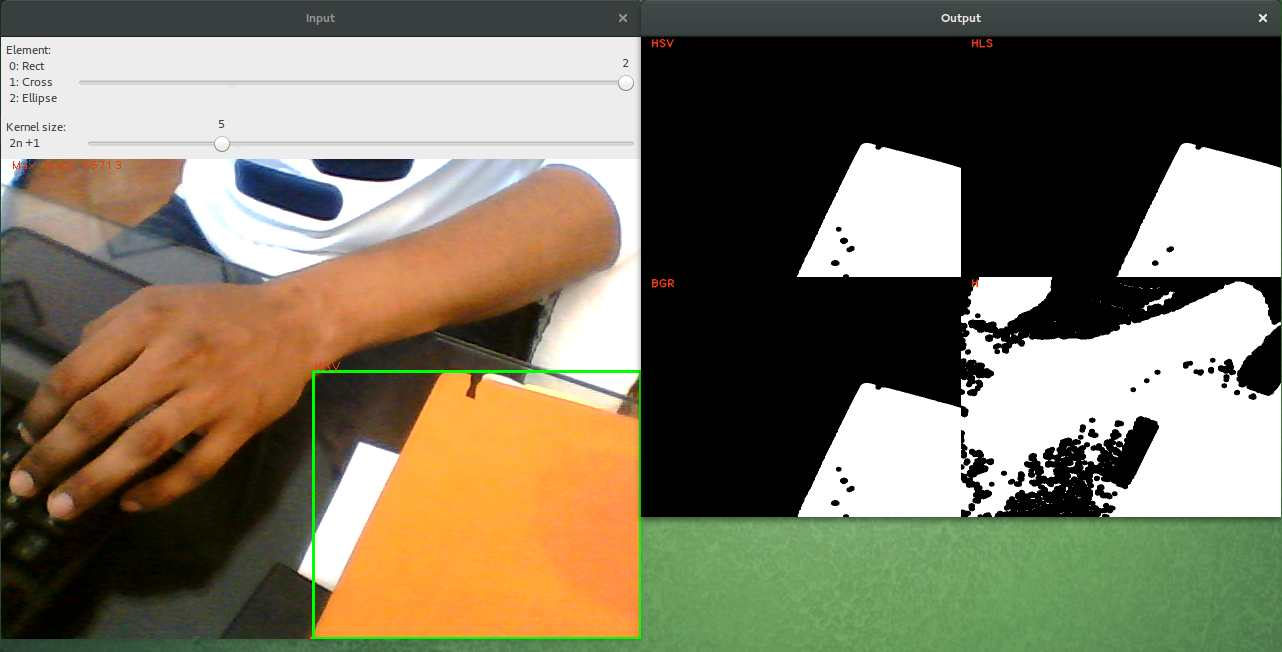
//> input picture ejem1.jpg, 1282 x 652 px, given in place of the camera
$ ./mainSegmentador   (built with g++ and OpenCV 4)
//> lines starting //> are read from the running program, lines starting //| are printed output that depends on the picture; after the words box and inside, x2 and y2 are one past the last pixel; in counts of white or black regions, pixels touching at a corner belong together
//> further down, imgSrc is the input picture: 652 rows x 1282 cols, CV_8UC3; mean B, G, R 97.7, 118.4, 125.5
### src/Segmenter.h
#ifndef _SEGMENTADOR_H_
#define _SEGMENTADOR_H_

#include "opencv2/highgui/highgui.hpp"
#include "opencv2/core/core_c.h"
#include "opencv2/core/core.hpp"
#include "opencv2/imgproc/imgproc_c.h"
#include "opencv2/imgproc/imgproc.hpp"


using namespace cv;

class Segmenter{

public:


    // [8 lines left out: function colorSegmentHSV, not called in this run]

        static Mat colorSegmentHSV(Mat bgr,Mat element, Scalar minHSV, Scalar maxHSV)
        {
//> called with minHSV = Scalar(180, 255, 255), maxHSV = Scalar(0)
            Mat hsv;
            Mat maskHSV;

            cvtColor(bgr, hsv, CV_BGR2HSV);
//> hsv: 652 rows x 1282 cols, CV_8UC3; mean H, S, V 26.7, 66.5, 133.4
            inRange(hsv, minHSV, maxHSV, maskHSV);
//> maskHSV: 652 rows x 1282 cols, CV_8UC1; every value is 0
            dilate(maskHSV,maskHSV, element);
            erode(maskHSV,maskHSV, element);

            return maskHSV;

        }


        // [7 lines left out: function colorSegmentHLS, not called in this run]


        static Mat colorSegmentHLS(Mat bgr,Mat element, Scalar minHLS, Scalar maxHLS)
        {
//> called with minHLS = Scalar(180, 255, 255), maxHLS = Scalar(0)
            Mat hls;
            Mat maskHLS;

            cvtColor(bgr, hls, CV_BGR2HLS);
//> hls: 652 rows x 1282 cols, CV_8UC3; mean of channels 0, 1, 2 26.7, 114.8, 66.8
            inRange(hls, minHLS, maxHLS, maskHLS);
            dilate(maskHLS,maskHLS, element);
            erode(maskHLS,maskHLS, element);

            return maskHLS;
        }


        static Mat colorSegmentH(Mat bgr,Mat element, int minvalueH, int maxvalueH)
        {
//> called with minvalueH = 180, maxvalueH = 0

            Mat hls_s[3];   //destination array
            Mat hls;
            Mat h;
            Mat maskH;

            cvtColor(bgr, hls, CV_BGR2HLS);
            split(hls,hls_s);//split source
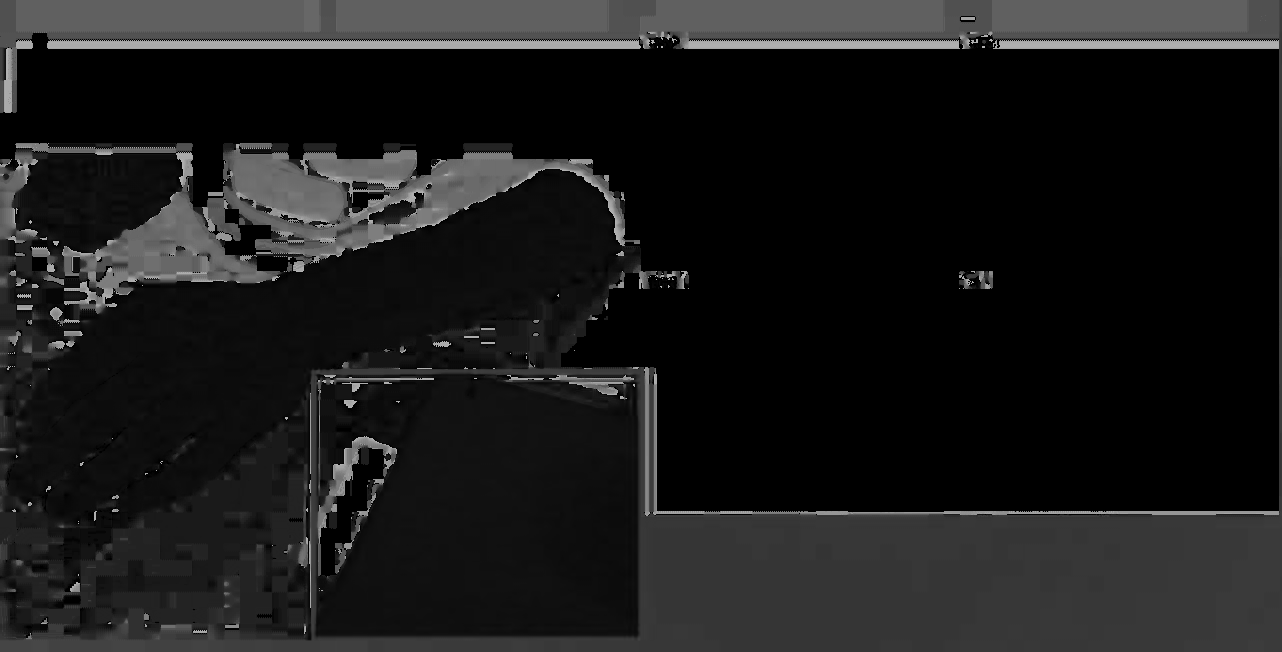
//> hls_s[0]: 652 rows x 1282 cols, CV_8UC1; min 0, max 180, mean 26.7
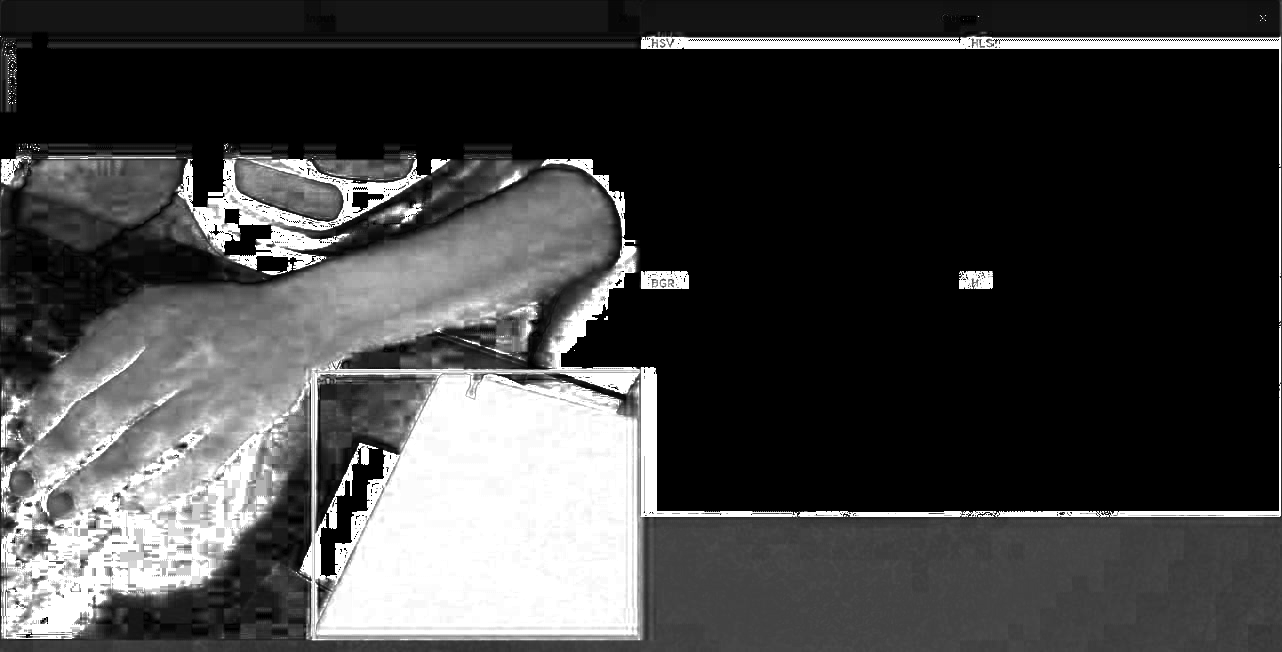
//> hls_s[2]: 652 rows x 1282 cols, CV_8UC1; min 0, max 255, mean 66.8

            h=hls_s[0];

            inRange(h, minvalueH, maxvalueH,maskH);
            dilate(maskH,maskH, element);
            erode(maskH,maskH, element);

            return maskH;
        }


        // [7 lines left out: function colorSegmentBGR, not called in this run]


        static Mat colorSegmentBGR(Mat bgr,Mat element, Scalar minBGR, Scalar maxBGR )
        {
            Mat maskBGR;

            inRange(bgr, minBGR, maxBGR, maskBGR);
            dilate(maskBGR,maskBGR, element);
            erode(maskBGR,maskBGR, element);

            return maskBGR;
        }
};


#endif

### src/mainSegmentador.cpp
#include <stdlib.h>
#include <iostream>
#include <stdio.h>

#include "opencv2/highgui/highgui.hpp"
#include "opencv2/core/core_c.h"
#include "opencv2/core/core.hpp"
#include "opencv2/imgproc/imgproc_c.h"
#include "opencv2/imgproc/imgproc.hpp"
#include "Segmenter.h"


using namespace std;
using namespace cv;


Mat imgSrc;
Mat element;


bool started=false;
int  xi, yi;

Scalar seedHSV;
Scalar seedHLS;

int structure_elem = 2;
int structure_size = 5;
int const max_elem = 2;
int const max_kernel_size = 21;


int minvalueH_HSV = 180;
int maxvalueH_HSV = 0;
int minvalueV_HSV = 255;
int maxvalueV_HSV = 0;
int minvalueS_HSV = 255;
int maxvalueS_HSV = 0;
int minvalueH_HLS = 180;
int maxvalueH_HLS = 0;
int minvalueL_HLS = 255;
int maxvalueL_HLS = 0;
int minvalueS_HLS = 255;
int maxvalueS_HLS = 0;
int minvalueB_BGR = 180;
int maxvalueB_BGR = 0;
int minvalueG_BGR = 255;
int maxvalueG_BGR = 0;
int minvalueR_BGR = 255;
int maxvalueR_BGR = 0;


void createElement( int, void* )
{
    int erosion_type;
    if( structure_elem == 0 ){ erosion_type = MORPH_RECT; }
    else if( structure_elem == 1 ){ erosion_type = MORPH_CROSS; }
    else if( structure_elem == 2) { erosion_type = MORPH_ELLIPSE; }

    Size size   = Size( 2*structure_size + 1, 2*structure_size+1 );
    Point point = Point( structure_size, structure_size );

    element     = getStructuringElement( erosion_type, size, point);
}

// [136 lines left out: functions elementToString, onMouse, updateTrackBars, createTrackBars, not called in this run]

int rectBoundColorMaxArea(Mat mask, Mat& output, string nameRect){
//> called with nameRect = "HSV"
    vector<vector<Point> > contours;
    vector<Vec4i> hierarchy;

    findContours( mask, contours, hierarchy, CV_RETR_TREE, CV_CHAIN_APPROX_SIMPLE, Point(0, 0) );
//> contours = 0 contours

    int largest_area=0;
    int largest_contour_index=0;
    Rect bounding_rect;
    for( int i = 0; i< contours.size(); i++ )
    {
        //  Find the area of contour
        double a=contourArea( contours[i],false);
        if(a>largest_area){
            largest_area=a;
            // Store the index of largest contour
            largest_contour_index=i;
            // Find the bounding rectangle for biggest contour
            bounding_rect=boundingRect(contours[i]);
        }
    }
//> this loop made 0 passes
//> after the loop, largest_area = 0; largest_contour_index = 0; bounding_rect = Rect(0, 0, 0, 0)

    rectangle(output, bounding_rect,  Scalar(0,255,0),2, 8,0);

    putText(output, nameRect, Point2f(bounding_rect.x,bounding_rect.y), FONT_HERSHEY_PLAIN, 0.9,  Scalar(017,070,244,255));
    return largest_area;
}


int main(int num, char* args[])
{
    char c;
    bool seeTrackbars = false;
    char lastChose = '1';

    char str[400];


    VideoCapture cap(0); // open the camera
    if(!cap.isOpened())  // check if we succeeded
        return -1;

    createElement(0,0);

    cvNamedWindow( "Input", CV_WINDOW_AUTOSIZE );
    cvSetMouseCallback("Input", onMouse, 0);
    createTrackbar( "Element:\n 0: Rect \n 1: Cross \n 2: Ellipse", "Input",&structure_elem, max_elem, createElement);
    createTrackbar( "Kernel size:\n 2n +1", "Input",&structure_size, max_kernel_size, createElement);


    Scalar minScalar;
    Scalar maxScalar;

    do{
        cap >> imgSrc; // get a new frame from camera
        Mat bgr;
        imgSrc.copyTo(bgr);

        minScalar = Scalar(minvalueH_HSV,minvalueS_HSV,minvalueV_HSV);
        maxScalar = Scalar(maxvalueH_HSV, maxvalueS_HSV, maxvalueV_HSV);
        Mat resultHSV = Segmenter::colorSegmentHSV( bgr, element, minScalar, maxScalar);

        minScalar = Scalar(minvalueH_HLS, minvalueL_HLS, minvalueS_HLS);
        maxScalar = Scalar(maxvalueH_HLS, maxvalueL_HLS, maxvalueS_HLS);
        Mat resultHLS = Segmenter::colorSegmentHLS( bgr, element,minScalar, maxScalar);

        Mat resultH   = Segmenter::colorSegmentH( bgr, element, minvalueH_HLS, maxvalueH_HLS);

        minScalar = Scalar(minvalueB_BGR, minvalueG_BGR, minvalueR_BGR);
        maxScalar = Scalar(maxvalueB_BGR, maxvalueG_BGR, maxvalueR_BGR);
        Mat resultBGR = Segmenter::colorSegmentBGR( bgr, element, minScalar, maxScalar);

        int largest_area;
        switch ( lastChose ) {
            case '1':
                largest_area = rectBoundColorMaxArea(resultHSV,bgr,"HSV");
//> largest_area = 0
            break;
            case '2':
                largest_area = rectBoundColorMaxArea(resultHLS,bgr,"HLS");
                break;
            case '3':
                largest_area = rectBoundColorMaxArea(resultBGR,bgr,"BGR");
                break;
            case '4':
                largest_area = rectBoundColorMaxArea(resultH,bgr,"H");
                break;
            default:
                largest_area = rectBoundColorMaxArea(resultHSV,bgr,"HSV");

        }


        sprintf(str,"Max area: %i",largest_area);
//> str = "Max area: 0"
        putText(bgr, str, Point2f(10,10), FONT_HERSHEY_PLAIN, 0.9,  Scalar(017,070,244,255));
        putText(bgr, "t : see/dissapear trackbars", Point2f(10,30), FONT_HERSHEY_PLAIN, 0.9,  Scalar(017,070,244,255));
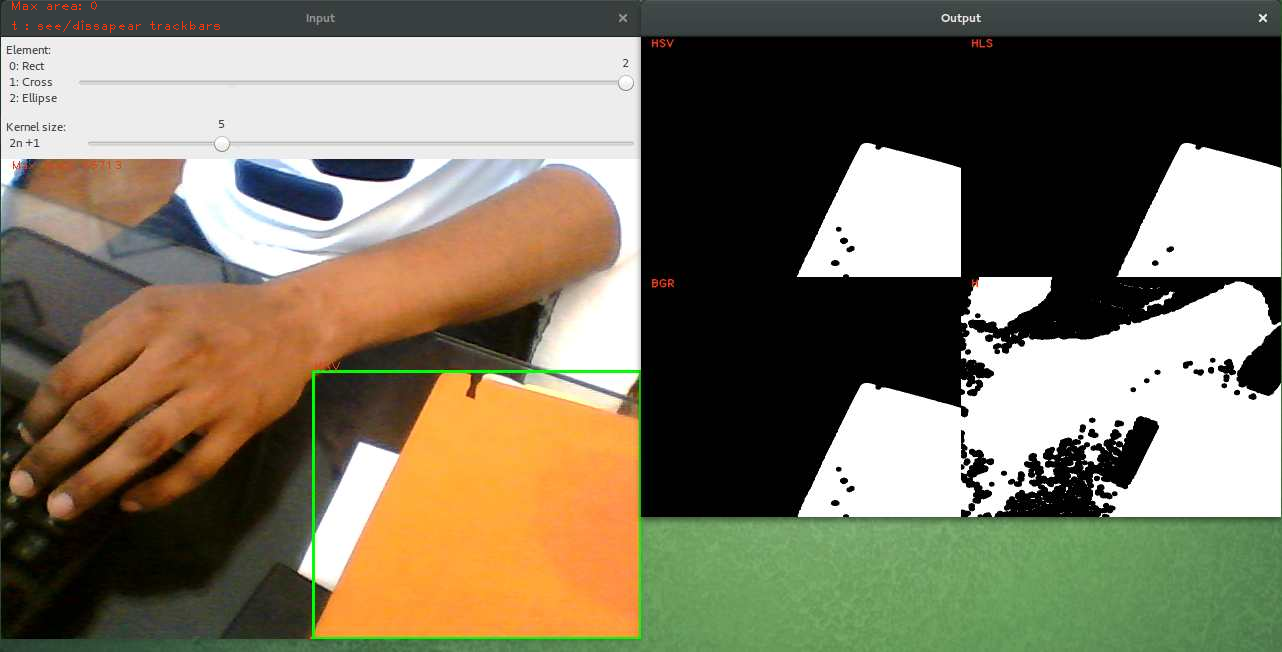
//> bgr: 652 rows x 1282 cols, CV_8UC3; mean B, G, R 97.7, 118.4, 125.6
        putText(bgr, "p : print trained values", Point2f(10,40), FONT_HERSHEY_PLAIN, 0.9,  Scalar(017,070,244,255));
//> bgr: 652 rows x 1282 cols, CV_8UC3; 284 pixels changed, all inside (x1, y1, x2, y2) = (12, 30, 186, 43)


        cvtColor(resultHSV, resultHSV,CV_GRAY2BGR);
//> resultHSV: 652 rows x 1282 cols, CV_8UC3; every value is 0
        putText(resultHSV, "HSV", Point2f(20,20), FONT_HERSHEY_PLAIN, 1.5,  Scalar(017,070,244,255),2);
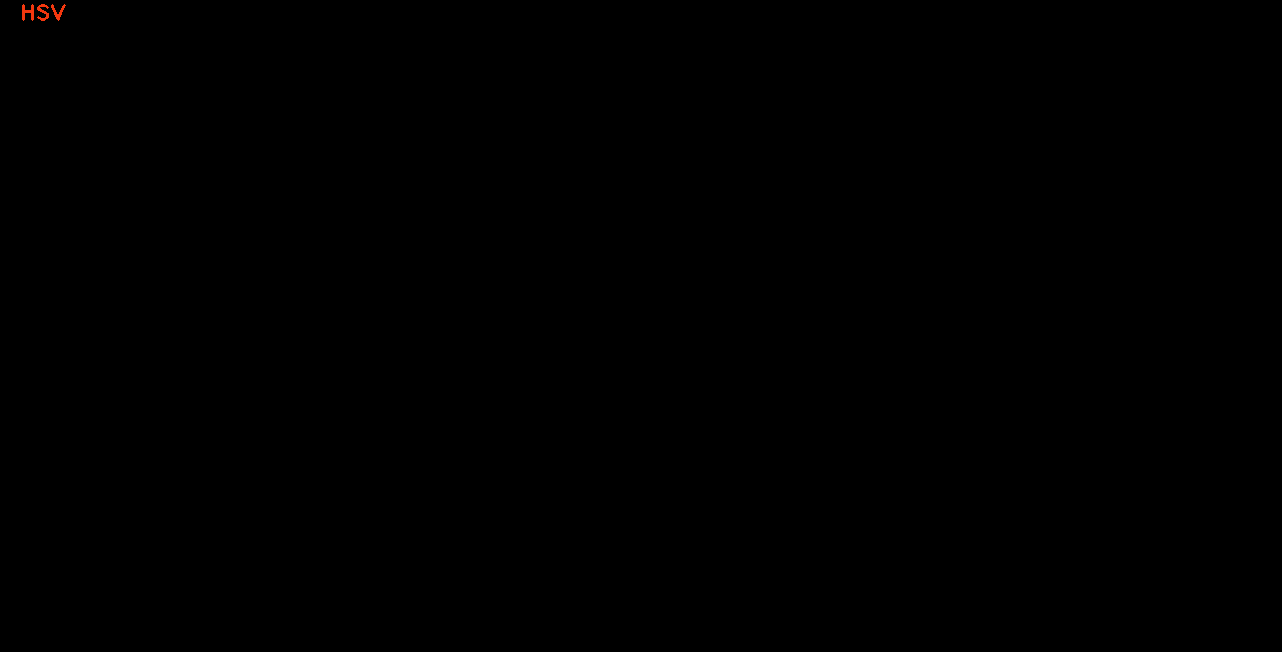
//> resultHSV: 652 rows x 1282 cols, CV_8UC3; mean B, G, R 0, 0, 0.1

        cvtColor(resultHLS, resultHLS,CV_GRAY2BGR);
        putText(resultHLS, "HLS", Point2f(20,20), FONT_HERSHEY_PLAIN, 1.5,  Scalar(017,070,244,255),2);

        cvtColor(resultH, resultH,CV_GRAY2BGR);
        putText(resultH, "H", Point2f(20,20), FONT_HERSHEY_PLAIN, 1.5,  Scalar(017,070,244,255),2);

        cvtColor(resultBGR, resultBGR,CV_GRAY2BGR);
        putText(resultBGR, "BGR", Point2f(20,20), FONT_HERSHEY_PLAIN, 1.5,  Scalar(017,070,244,255),2);

        Mat output;
        Mat h1,h2;
        hconcat(resultHSV, resultHLS, h1);
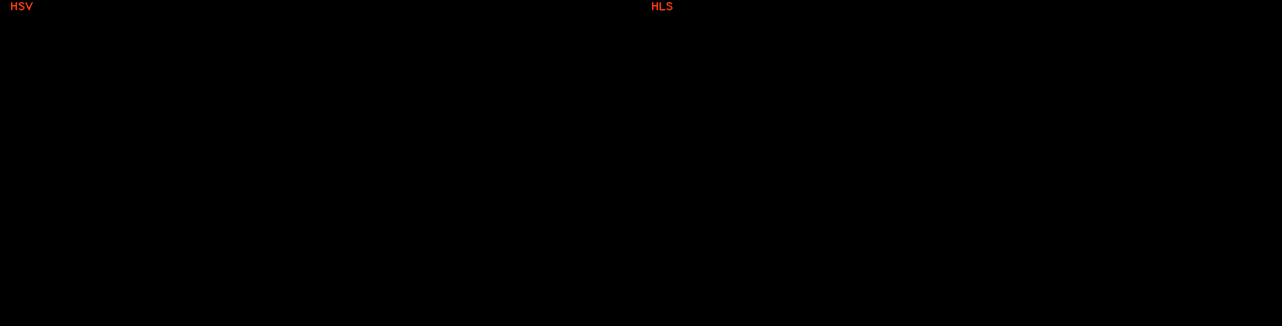
//> h1: 652 rows x 2564 cols, CV_8UC3 (shown at 1/2 size); mean B, G, R 0, 0, 0.1
        hconcat(resultBGR, resultH, h2);
        vconcat(h1, h2, output);

        resize(output, output, cv::Size(), 0.5, 0.5);
//> output: 652 rows x 1282 cols, CV_8UC3

        imshow("Input", bgr);
        imshow("Output", output);

        if(seeTrackbars){
            imshow("Segmentation_H", resultH);
            imshow("Segmentation_HSV", resultHSV);
            imshow("Segmentation_HLS", resultHLS);
            imshow("Segmentation_BGR", resultBGR);
            updateTrackBars();

        }


        c=cvWaitKey(5);
//> the Esc key is pressed

        if(c != -1) lastChose = c;

        if(c == 't'){
            seeTrackbars = !seeTrackbars;
            if(seeTrackbars){
                createTrackBars();
            }
            else
                destroyAllWindows();
        }

        if(c=='p'){
            cout << elementToString() << endl << endl;
            sprintf(str,"HSV: \nminScalar = Scalar(%i, %i, %i);\nmaxScalar = Scalar(%i, %i, %i);",minvalueH_HSV,minvalueS_HSV,minvalueV_HSV,maxvalueH_HSV, maxvalueS_HSV, maxvalueV_HSV);
            cout << str <<endl<<endl;
            sprintf(str,"HLS: \nminScalar = Scalar(%i, %i, %i);\nmaxScalar = Scalar(%i, %i, %i);",minvalueH_HLS, minvalueL_HLS, minvalueS_HLS, maxvalueH_HLS, maxvalueL_HLS, maxvalueS_HLS);
            cout << str <<endl<<endl;
            sprintf(str,"BGR: \nminScalar = Scalar(%i, %i, %i);\nmaxScalar = Scalar(%i, %i, %i);",minvalueB_BGR, minvalueG_BGR, minvalueR_BGR, maxvalueB_BGR, maxvalueG_BGR, maxvalueR_BGR);
            cout << str <<endl<<endl;
            sprintf(str,"H: \nminH = %i;\nmaxH = %i;", minvalueH_HLS, maxvalueH_HLS);
            cout << str <<endl<<endl;
        }

    }while(c != 27);

    destroyWindow("Input");


    return EXIT_SUCCESS;

}

$ run again, on ejem2.jpg
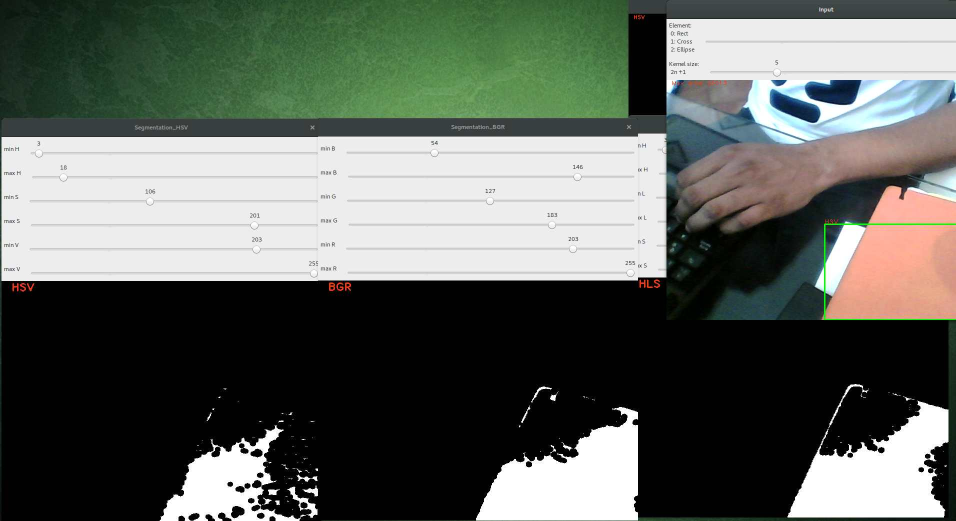
//> input picture ejem2.jpg, 1911 x 1042 px, given in place of the camera (shown at 1/2 size)
//> imgSrc is the input picture: 1042 rows x 1911 cols, CV_8UC3; mean B, G, R 95.3, 102.1, 96.8
//> hsv: 1042 rows x 1911 cols, CV_8UC3; mean H, S, V 22.5, 33.4, 105.4
//> maskHSV: 1042 rows x 1911 cols, CV_8UC1; every value is 0
//> hls: 1042 rows x 1911 cols, CV_8UC3; mean of channels 0, 1, 2 22.5, 99.1, 30.4
//> in colorSegmentH, `split(hls,hls_s);`:
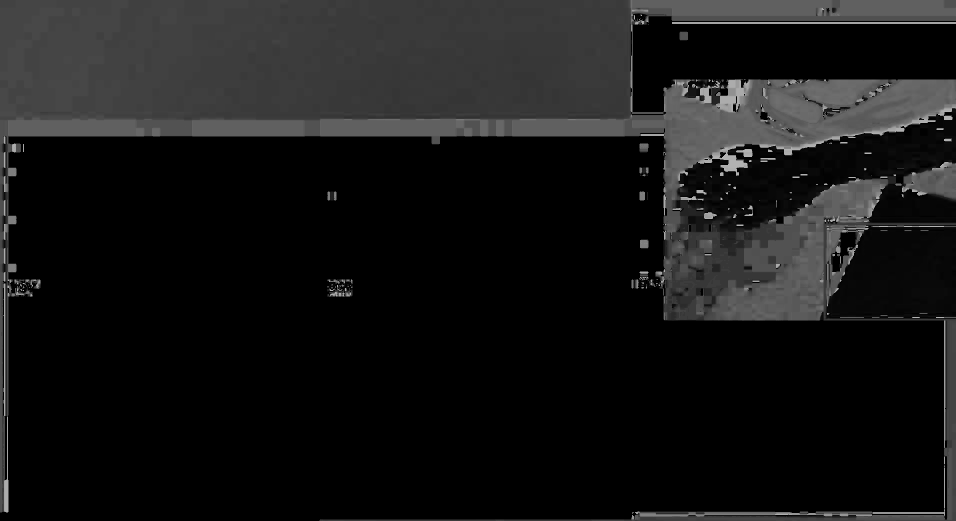
//> hls_s[0]: 1042 rows x 1911 cols, CV_8UC1 (shown at 1/2 size); min 0, max 180, mean 22.5
//> in colorSegmentH, `split(hls,hls_s);`:
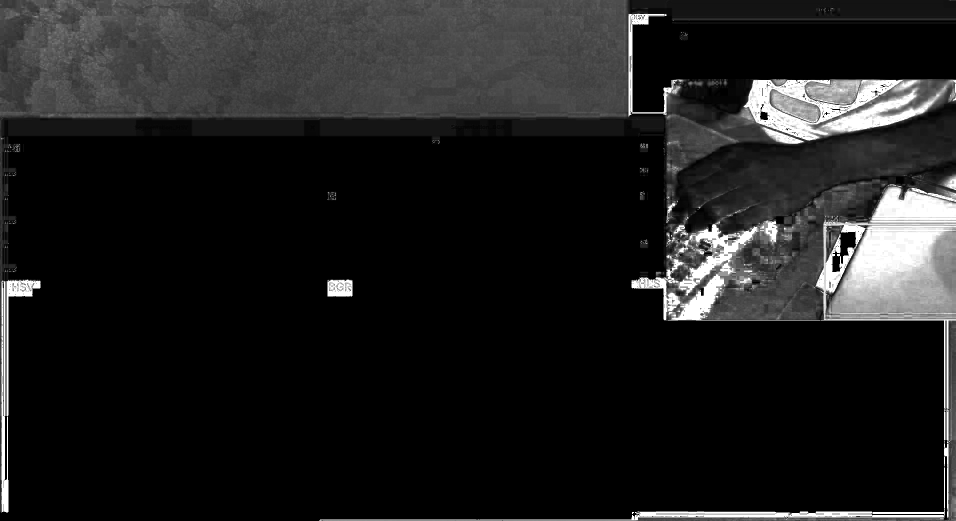
//> hls_s[2]: 1042 rows x 1911 cols, CV_8UC1 (shown at 1/2 size); min 0, max 255, mean 30.4
//> contours = 0 contours
//> after the loop in rectBoundColorMaxArea, `for( int i = 0; i< contours.size(); i++ )`: largest_area = 0; bounding_rect = Rect(0, 0, 0, 0)
//> `largest_area = rectBoundColorMaxArea(resultHSV,bgr,"HSV");`: largest_area = 0
//> str = "Max area: 0"
